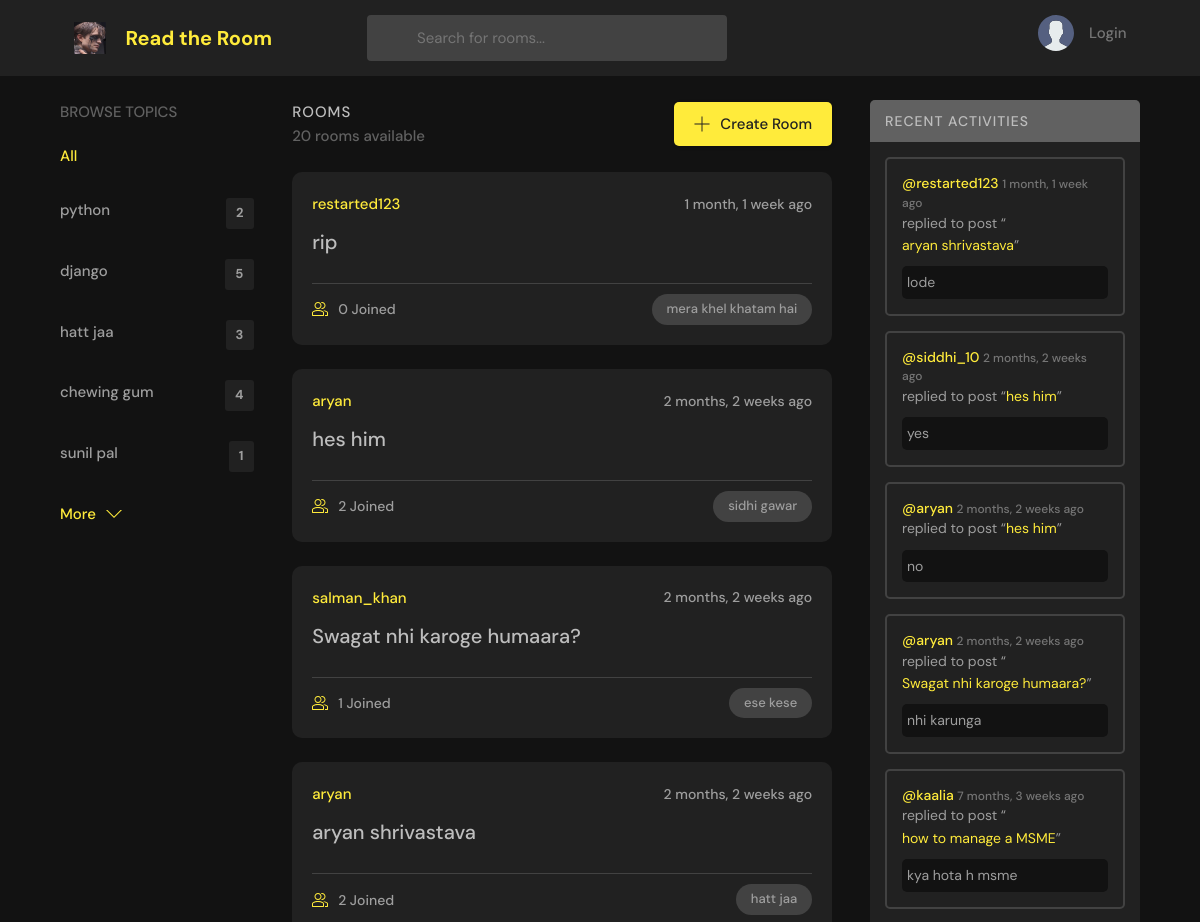
Before: /home/ (upper part) with the older database file.
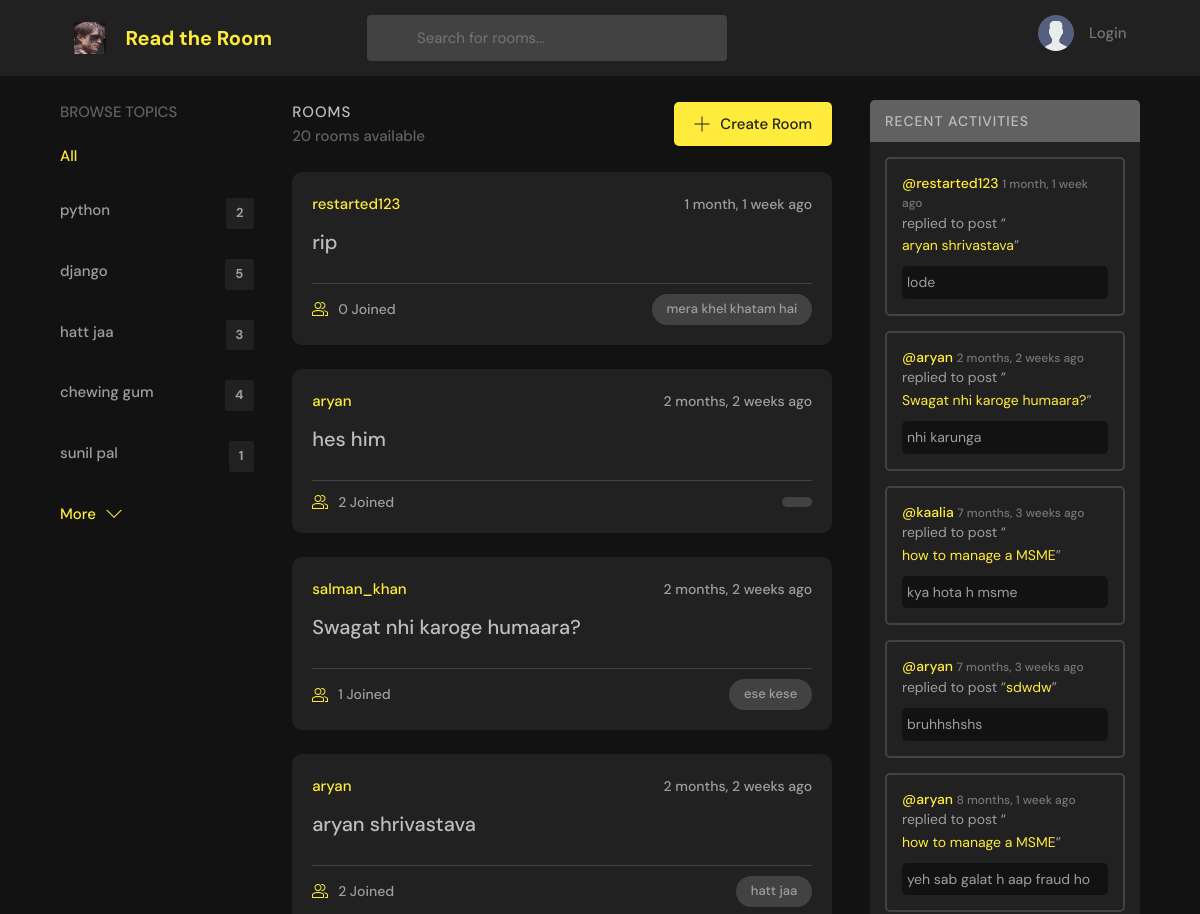
After: the same page with the newer database file.
### base/models.py (models this page shows, shortened)
class Topic(models.Model):
    name = models.CharField(max_length=200)

class Rooms(models.Model):
    host =  models.ForeignKey(User,on_delete=models.SET_NULL, null = True)
    topic =  models.ForeignKey(Topic,on_delete=models.SET_NULL, null = True)
    name = models.CharField(max_length=200)
    description = models.TextField(null=True, blank=True)
    participants = models.ManyToManyField(User,related_name='participants',blank = True)
    updated = models.DateTimeField(auto_now=True)
    created = models.DateTimeField(auto_now_add=True)
    class Meta:
        ordering = ['-updated','-created']
    def __str__(self):
        return self.name

class Message(models.Model):
    user = models.ForeignKey(User, on_delete=models. CASCADE)
    room = models.ForeignKey(Rooms,on_delete=models.CASCADE)
    body = models.TextField()
    updated = models.DateTimeField(auto_now=True)
    created = models.DateTimeField(auto_now_add=True)
    class Meta:
        ordering = ['-updated','-created']

### base/views.py (the view)
# urls.py: path('home/', views.home, name="home"),  # Home page moved to '/home/'
def home(request):
    q = request.GET.get('q')if request.GET.get('q') != None else ''
    rooms = Rooms.objects.filter(
        Q(topic__name__icontains= q) |
        Q(name__icontains = q) |
         Q(description__icontains = q)
        )
    topics = Topic.objects.all()[0:5]
    room_count = rooms.count()
    room_messages = Message.objects.filter(
        Q(room__topic__name__icontains = q)
    )
    context = {'rooms':rooms, 'topics':topics,'room_count':room_count,
    'room_messages':room_messages  }
    return render(request, 'base/home.html',context)

### base/templates/base/home.html (shortened to what this page needs)
{% extends 'main.html' %}
{% load static %}
{% block content %}
<main class="layout layout--3">
  <div class="container">
    {% include 'base/topics_comp.html' %}
    <div class="roomList">
      <div class="roomList__header">
        <div>
          <h2>Rooms</h2>
          {% if rooms.count == 1 %}
            <p>1 room available</p>
          {% elif rooms.count > 1 %}
            <p>{{ rooms.count }} rooms available</p>
          {% else %}
            <p>No rooms available</p>
          {% endif %}
        </div>
        <a class="btn btn--main" href="{% url 'create-room' %}">
          <svg version="1.1" xmlns="http://www.w3.org/2000/svg" width="32" height="32" viewBox="0 0 32 32">
            <title>add</title>
            <path d="M16.943 0.943h-1.885v14.115h-14.115v1.885h14.115v14.115h1.885v-14.115h14.115v-1.885h-14.115v-14.115z">
            </path>
          </svg>
          Create Room
        </a>
      </div>
      {% include 'base/feed.html' %}
    </div>
    {% include 'base/activity_component.html' %}
  </div>
</main>
{% endblock content %}

### base/templates/base/topics_comp.html
<div class="topics">
    <div class="topics__header">
      <h2>Browse Topics</h2>
    </div>
    <ul class="topics__list">
      <li>
        <a href="{% url 'home' %}" class="active">All </a>
      </li>
      {% for topic in topics %}
      <li>
        <a href="{% url 'home' %}?q={{ topic.name }}">{{topic.name}}<span>{{topic.rooms_set.all.count}}</span></a>
      </li>
      {% endfor %}
    </ul>
    <a class="btn btn--link" href="{% url 'topics' %}">
      More
      <svg version="1.1" xmlns="http://www.w3.org/2000/svg" width="32" height="32" viewBox="0 0 32 32">
        <title>chevron-down</title>
        <path d="M16 21l-13-13h-3l16 16 16-16h-3l-13 13z"></path>
      </svg>
    </a>
  </div>

### base/templates/base/feed.html (shortened to what this page needs)
{%load static%}
{% for room in rooms %}
<div class="roomListRoom">
    <div class="roomListRoom__header">
      <a href="{% url 'user-profile' room.host.id %}" class="roomListRoom__author">
        <span>{{room.host.username}}</span>
      </a>
      <div class="roomListRoom__actions">
        <span>{{room.created|timesince}} ago</span>
      </div>
    </div>
    <div class="roomListRoom__content">
      <a href="{% url 'about' room.id %}">{{room.name}}</a>
    </div>
    <div class="roomListRoom__meta">
      <a href="{% url 'about' room.id %}" class="roomListRoom__joined">
        {{room.participants.all.count}} Joined
      </a>
      <p class="roomListRoom__topic">{{room.topic.name}}</p>
    </div>
  </div>
{% endfor %}

### base/templates/base/activity_component.html (shortened to what this page needs)
{% load static %}
<div class="activities">
    <div class="activities__header">
        <h2>Recent Activities</h2>
    </div>
    {% for message in room_messages %}
        <div class="activities__box">
            <div class="activities__boxHeader roomListRoom__header">
                <a href="{% url 'user-profile' message.user.id %}" class="roomListRoom__author">
                    <p>
                        @{{ message.user }}
                        <span>{{ message.created|timesince }} ago</span>
                    </p>
                </a>
            </div>
            <div class="activities__boxContent">
                <p>replied to post “<a href="{% url 'about' message.room.id %}">{{ message.room }}</a>”</p>
                <div class="activities__boxRoomContent">
                    {{ message.body }}
                </div>
            </div>
        </div>
    {% endfor %}
</div>

Changed rows visible on the page:
no longer on this page (row unchanged): Message: user "siddhi_10", created "2 months, 2 weeks", room "hes him", body "yes"
no longer on this page (row unchanged): Message: user "aryan", created "2 months, 2 weeks", room "hes him", body "no"
changed Rooms "hes him": topic.name "sidhi gawar" → (not shown)
now on this page (row unchanged): Message: user "aryan", created "7 months, 3 weeks", room "sdwdw", body "bruhhshshs"
now on this page (row unchanged): Message: user "aryan", created "8 months, 1 week", room "how to manage a MSME", body "yeh sab galat h aap fraud ho"
